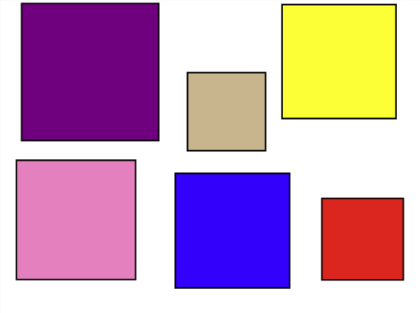
#> input picture test_images/square_shapes.png, 420 x 313 px; the run also reads 1 picture not shown here
$ python test.py   (older library calls are emulated)
#> lines starting #> are read from the running program, lines starting #| are printed output that depends on the picture; after the words box and inside, x2 and y2 are one past the last pixel; in counts of white or black regions, pixels touching at a corner belong together
### lib/image_processing/colorspace.py
import cv2

def rgb2gray(img):
	return cv2.cvtColor(img, cv2.COLOR_RGB2GRAY)
def rgb2hsv(img):
	return cv2.cvtColor(img, cv2.COLOR_RGB2HSV)
def gray2rgb(img):
	return cv2.cvtColor(img, cv2.COLOR_GRAY2RGB)

### detect_scene.py

import cv2
import numpy as np
from lib.image_processing import colorspace, draw, transform
from sklearn.metrics.pairwise import euclidean_distances

def detect_scenes(img, result_path = None):
	if len(img.shape)<3:
		print('gray')
	elif len(img.shape)==3:
		print('color image')
		img = colorspace.rgb2gray(img)
	else:
		print('input is not image!')
		return
	#resize the image with fixed width
	#resized = transform.resize(img, 400)
	ratio = img.shape[1] / 400
	area_threshold = 500*ratio*ratio # I think area of 500 pixels is a good threshold to determine which one is noise or real contour.

	gray = cv2.bilateralFilter(img, 11, 17, 17)
	edged = cv2.Canny(gray, 30, 200)
	ret,thresh = cv2.threshold(edged,127,255,0)
	im2, contours, hierarchy = cv2.findContours(thresh,cv2.RETR_EXTERNAL,cv2.CHAIN_APPROX_SIMPLE)
	result = img.copy()
	result = colorspace.gray2rgb(result)
	scenes = []
	for i in range(len(contours)):
		cnt = contours[i]
		x, y, w, h = cv2.boundingRect(cnt)
		if w*h < area_threshold: #filter out small area, because it is likely noise.
			continue
		scenes.append([x, y, w, h])
	scenes = np.array(scenes)

	filtered_scenes = filter_same_scenes(scenes, ratio)
	print('final_scene information! : ')
	print('x, y, w, h of each scene : ')
	print(filtered_scenes)

	if result_path != None:
		for i in range(len(filtered_scenes)):
			x, y, w, h = filtered_scenes[i]
			cv2.rectangle(result,(x,y),(x+w, y+h),(0,255,0), int(ratio)) # green

		cv2.imwrite(result_path, result)
		print(result_path+' : # of scenes = %d'%len(filtered_scenes))
	return filtered_scenes

def filter_same_scenes(scenes, ratio):

	center = scenes[:, 0:2] + (scenes[:, 2:4]/2)
	euclidean_dist_matrix = euclidean_distances(center)
	euclidean_dist_matrix = euclidean_dist_matrix < 5*ratio

	same_scenes = [] # classify the same region scenes
	filtered_scene_index = [] # get independent scenes.

	index_list = np.array(list(range(len(scenes))))
	tmp_list = index_list.copy()

	while(1):
		same_scene_boolean_index = euclidean_dist_matrix[tmp_list[0]]
		#from Euclidean distance matrix, indexes of the same scenes are found as boolean type
		same_scene_index = index_list[same_scene_boolean_index]
		# convert boolean type into integer type(the real index numbers which are the same scenes)

		max_area = 0
		for index in same_scene_index:
			x, y, w, h = scenes[index]
			if w*h>max_area: max_area_index = index
		# find the largest contour among the same region contours.

		same_scenes.append(same_scene_index)
		filtered_scene_index.append(index)
		# put these into a list.

		tmp_list = np.delete(tmp_list, np.where(np.isin(tmp_list, same_scene_index)) )
		# delete these indexes from tmp_list(temporal changable list for indexes)
		if len(tmp_list) == 0:
			break
		# break if there is no index in tmp_list, otherwise repeat it likely.
	return scenes[ np.isin(index_list, filtered_scene_index)]

# [6 lines of commented-out code are left out]

### lib/image_processing/draw.py
import cv2
import numpy as np


# [27 lines left out: functions circle, rectangle, polylines, fillpoly, eclipse, not called in this run]

def line(img, pt1, pt2, color, thickness):
	cv2.line(img, pt1, pt2, color, thickness)

def text(img, string, bottomleft, scale, color, thickness):
	font = cv2.FONT_HERSHEY_SIMPLEX
	cv2.putText(img, string, bottomleft, font, scale, color, thickness, cv2.LINE_AA)

def color_filling(img, start_point, new_color, upper=None, lower=None, mask=None):
	if upper == None:
		upper = (20, 20, 20)
	if lower == None:
		lower = (20, 20, 20)
	area, new_img = cv2.floodFill(img, mask, start_point, new_color, upper, lower)[0:2]
	return new_img


### test.py
import cv2
from matplotlib import pyplot as plt
from lib.image_processing import draw
import detect_scene as ds

#module 1 example: get scenes from layer png file
img1 = cv2.imread('test_images/square_shapes.png')[:,:,::-1]
img2 = cv2.imread('test_images/squres.png')[:,:,::-1]
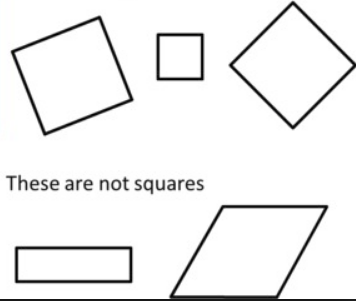
#> input picture test_images/squres.png, 356 x 301 px

ds.detect_scenes(img1, 'test_images/result1.png')
#> in detect_scenes, `edged = cv2.Canny(gray, 30, 200)`:
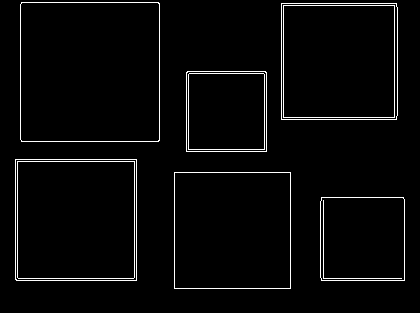
#> edged: shape (313, 420); 3% white in thin lines or dots, all inside (x1, y1, x2, y2) = (15, 2, 405, 289)
#> in detect_scenes, `im2, contours, hierarchy = cv2.findContours(thresh,cv2.RETR_EXTERNAL,c..`: contours = 6 contours; box (x1, y1, x2, y2) and area: (20, 2, 160, 142) 19317, (15, 159, 137, 281) 14640, (174, 172, 291, 289) 13456, (281, 3, 398, 120) 13449, (320, 197, 405, 281) 6964, (186, 71, 267, 152) 6399
#> the loop in detect_scenes, `for i in range(len(contours)):` made 6 passes
#> (x, y, w, h) on passes 1, 3, 4, 5, 6: (320, 197, 85, 84), (15, 159, 122, 122), (186, 71, 81, 81), (281, 3, 117, 117), (20, 2, 140, 140)
#> (cnt, x, y, w, h) on pass 2: ([[174, 172], [174, 288], [290, 288], [290, 172]], 174, 172, 117, 117)
#> after the loop in detect_scenes, `for i in range(len(contours)):`: scenes = [[320, 197, 85, 84], [174, 172, 117, 117], [15, 159, 122, 122], [186, 71, 81, 81], [281, 3, 117, 117], [20, 2, 140, 140]]
#> in filter_same_scenes, `center = scenes[:, 0:2] + (scenes[:, 2:4]/2)`: center = [[362.5, 239], [232.5, 230.5], [76, 220], [226.5, 111.5], [339.5, 61.5], [90, 72]]
#> in filter_same_scenes, `euclidean_dist_matrix = euclidean_distances(center)`: euclidean_dist_matrix = [[0, 130.3, 287.1, 186.4, 179, 319.6], [130.3, 0, 156.9, 119.2, 200, 213.1], [287.1, 156.9, 0, 185.5, 307.5, 148.7], [186.4, 119.2, 185.5, 0, 123.6, 142.1], [179, 200, 307.5, 123.6, 0, 249.7], [319.6, 213.1, 148.7, 142.1, 249.7, 0]]
#> in filter_same_scenes, `euclidean_dist_matrix = euclidean_dist_matrix < 5*ratio`: euclidean_dist_matrix = [[True, False, False, False, False, False], [False, True, False, False, False, False], [False, False, True, False, False, False], [False, False, False, True, False, False], [False, False, False, False, True, False], [False, False, False, False, False, True]]
#> in filter_same_scenes, `index_list = np.array(list(range(len(scenes))))`: index_list = [0, 1, 2, 3, 4, 5]
#> the loop in filter_same_scenes, `while(1):` made 6 passes
#> (same_scene_boolean_index, same_scene_index, tmp_list) on passes 1 to 5: ([True, False, False, False, False, False], [0], [1, 2, 3, 4, 5]), ([False, True, False, False, False, False], [1], [2, 3, 4, 5]), ([False, False, True, False, False, False], [2], [3, 4, 5]), ([False, False, False, True, False, False], [3], [4, 5]), ([False, False, False, False, True, False], [4], [5])
#> (same_scene_boolean_index, same_scene_index) on pass 6: ([False, False, False, False, False, True], [5])
#> after the loop in filter_same_scenes, `while(1):`: same_scenes = [[0], [1], [2], [3], [4], [5]]; tmp_list = empty array
#> in detect_scenes, `filtered_scenes = filter_same_scenes(scenes, ratio)`: filtered_scenes has the same summary as scenes
#| [[320 197  85  84]
#|  [174 172 117 117]
#|  [ 15 159 122 122]
#|  [186  71  81  81]
#|  [281   3 117 117]
#|  [ 20   2 140 140]]
#> the loop in detect_scenes, `for i in range(len(filtered_scenes)):` made 6 passes
#> after the loop in detect_scenes, `for i in range(len(filtered_scenes)):`:
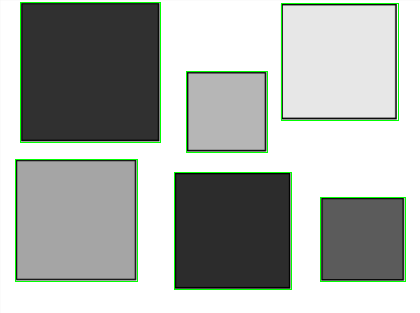
#> result: shape (313, 420, 3); mean B, G, R 170.6, 175.8, 170.6
#| test_images/result1.png : # of scenes = 6
ds.detect_scenes(img2, 'test_images/result2.png')
#> call 2 of detect_scenes, with result_path = 'test_images/result2.png'
#> in detect_scenes (call 2), `edged = cv2.Canny(gray, 30, 200)`:
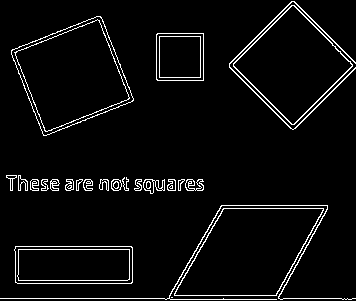
#> edged: shape (301, 356); 4.5% white in thin lines or dots
#> in detect_scenes (call 2), `im2, contours, hierarchy = cv2.findContours(thresh,cv2.RETR_EXTERNAL,c..`: contours = 24 contours, 2 with area under 20; largest, box (x1, y1, x2, y2) and area: (11, 16, 134, 136) 8903, (174, 208, 324, 296) 8877, (233, 5, 353, 125) 7414, (14, 246, 133, 284) 4328, (156, 33, 204, 81) 2208
#> the loop in detect_scenes (call 2), `for i in range(len(contours)):` made 24 passes
#> (x, y, w, h) on passes 2 to 13: (14, 246, 119, 38), (174, 208, 150, 88), (0, 205, 356, 95), (185, 179, 19, 12), (178, 179, 7, 12), (167, 179, 9, 12), (143, 179, 22, 15), (134, 179, 8, 12), (111, 179, 11, 12), (99, 179, 10, 12), (83, 179, 10, 12), (76, 179, 7, 12)
#> (cnt, x, y, w, h) on pass 1: ([[171, 297], [172, 297]], 171, 297, 2, 1)
#> after the loop in detect_scenes (call 2), `for i in range(len(contours)):`: scenes = [[14, 246, 119, 38], [174, 208, 150, 88], [0, 205, 356, 95], [156, 33, 48, 48], [11, 16, 123, 120], [233, 5, 120, 120], [229, 1, 127, 129]]
#> the loop in filter_same_scenes (call 2), `while(1):` made 6 passes
#> (same_scene_boolean_index, same_scene_index, tmp_list) on passes 1 to 5: ([True, False, False, False, False, False, False], [0], [1, 2, 3, 4, 5, 6]), ([False, True, False, False, False, False, False], [1], [2, 3, 4, 5, 6]), ([False, False, True, False, False, False, False], [2], [3, 4, 5, 6]), ([False, False, False, True, False, False, False], [3], [4, 5, 6]), ([False, False, False, False, True, False, False], [4], [5, 6])
#> (same_scene_boolean_index, same_scene_index) on pass 6: ([False, False, False, False, False, True, True], [5, 6])
#> in detect_scenes (call 2), `filtered_scenes = filter_same_scenes(scenes, ratio)`: filtered_scenes = [[14, 246, 119, 38], [174, 208, 150, 88], [0, 205, 356, 95], [156, 33, 48, 48], [11, 16, 123, 120], [229, 1, 127, 129]]
#| [[ 14 246 119  38]
#|  [174 208 150  88]
#|  [  0 205 356  95]
#|  [156  33  48  48]
#|  [ 11  16 123 120]
#|  [229   1 127 129]]
#> the loop in detect_scenes (call 2), `for i in range(len(filtered_scenes)):` made 6 passes
#> after the loop in detect_scenes (call 2), `for i in range(len(filtered_scenes)):`:
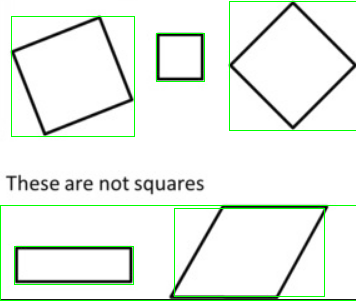
#> result: shape (301, 356, 3); mean B, G, R 235.3, 241.6, 235.3
#| test_images/result2.png : # of scenes = 6

# test in layer.png which was not well done before
img3 = cv2.imread('test_images/layer.png')[:,:,::-1]
ds.detect_scenes(img3, 'test_images/result_layer.png.png')
#> call 3 of detect_scenes, with img = array of shape (13903, 3469, 3), result_path = 'test_images/result_layer.png.png'
#> in detect_scenes (call 3), `edged = cv2.Canny(gray, 30, 200)`:
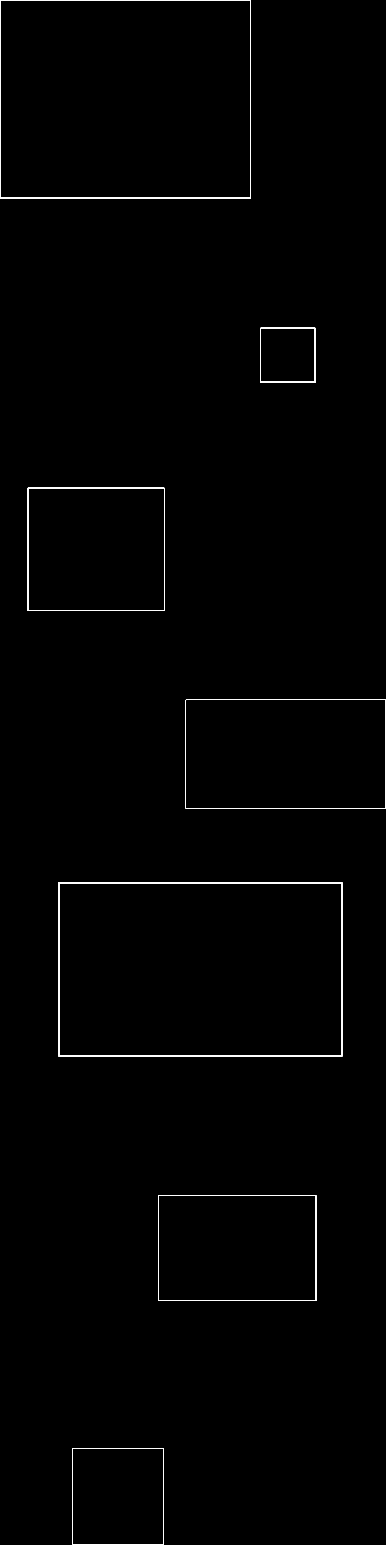
#> edged: shape (13903, 3469) (shown at 1/9 size); 0.12% white in thin lines or dots
#> in detect_scenes (call 3), `im2, contours, hierarchy = cv2.findContours(thresh,cv2.RETR_EXTERNAL,c..`: contours = 15 contours, 10 with area under 20; largest, box (x1, y1, x2, y2) and area: (525, 7941, 3082, 9508) 4002673, (4, 4, 2252, 1782) 3992916, (247, 4391, 1482, 5499) 1366025, (1422, 10758, 2848, 11706) 1349462, (2341, 2951, 2840, 3443) 244505
#> the loop in detect_scenes (call 3), `for i in range(len(contours)):` made 15 passes
#> (x, y, w, h) on passes 2, 3, 4, 5, 6, 8, 9, 10, 11, 12, 13, 14: (652, 13036, 817, 865), (652, 13036, 1, 1), (649, 13033, 822, 870), (1422, 10758, 1426, 948), (525, 7941, 2557, 1567), (1675, 6301, 1792, 977), (1675, 6301, 1, 1), (1672, 6298, 1797, 982), (247, 4391, 1235, 1108), (2341, 2951, 499, 492), (4, 4, 2248, 1778), (0, 0, 2257, 1787)
#> (cnt, x, y, w, h) on passes 1, 7, 15: ([[1470, 13901], [1470, 13902]], 1470, 13901, 1, 2), ([[3467, 7279], [3468, 7279]], 3467, 7279, 2, 1), ([[1, 0], [0, 1], [1, 1]], 0, 0, 2, 2)
#> after the loop in detect_scenes (call 3), `for i in range(len(contours)):`: scenes = [[652, 13036, 817, 865], [649, 13033, 822, 870], [1422, 10758, 1426, 948], [525, 7941, 2557, 1567], [1675, 6301, 1792, 977], [1672, 6298, 1797, 982], [247, 4391, 1235, 1108], [2341, 2951, 499, 492], [4, 4, 2248, 1778], [0, 0, 2257, 1787]]
#> in detect_scenes (call 3), `filtered_scenes = filter_same_scenes(scenes, ratio)`: filtered_scenes = [[649, 13033, 822, 870], [1422, 10758, 1426, 948], [525, 7941, 2557, 1567], [1672, 6298, 1797, 982], [247, 4391, 1235, 1108], [2341, 2951, 499, 492], [0, 0, 2257, 1787]]
#| [[  649 13033   822   870]
#|  [ 1422 10758  1426   948]
#|  [  525  7941  2557  1567]
#|  [ 1672  6298  1797   982]
#|  [  247  4391  1235  1108]
#|  [ 2341  2951   499   492]
#|  [    0     0  2257  1787]]
#> the loop in detect_scenes (call 3), `for i in range(len(filtered_scenes)):` made 7 passes
#| test_images/result_layer.png.png : # of scenes = 7


#module 3 example: color filling in the boundary with a starting point

img = cv2.imread('test_images/square_shapes.png')[:,:,::-1]
sample = img.copy()
center = (50, 50)
new_color = (255, 0, 0)
new = draw.color_filling(sample, center, new_color)
#> in color_filling, `area, new_img = cv2.floodFill(img, mask, start_point, new_color, upper..`:
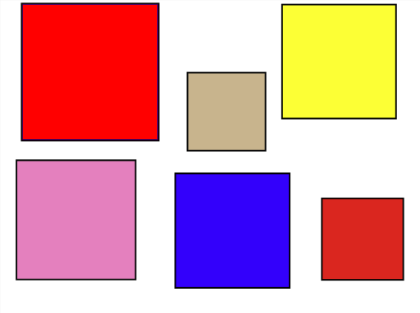
#> new_img: shape (313, 420, 3); mean R, G, B 219.5, 159.5, 169.3
#> in color_filling, `area, new_img = cv2.floodFill(img, mask, start_point, new_color, upper..`: area = 17956
#get the image of square shapes and fill red color on the image with starting point (50, 50)
cv2.imwrite('test_images/color_filling_result.png', new[:,:,::-1])
